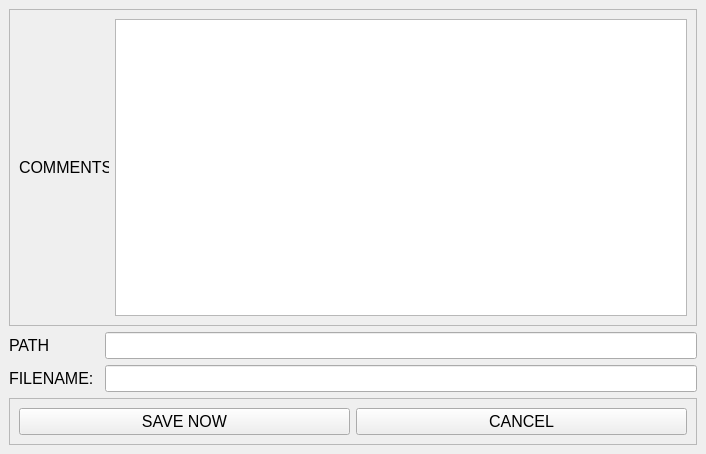
<?xml version="1.0" encoding="UTF-8"?>
<ui version="4.0">
 <class>FileSave</class>
 <widget class="QMainWindow" name="FileSave">
  <property name="geometry">
   <rect>
    <x>0</x>
    <y>0</y>
    <width>706</width>
    <height>454</height>
   </rect>
  </property>
  <property name="windowTitle">
   <string>MainWindow</string>
  </property>
  <widget class="QWidget" name="centralwidget">
   <layout class="QVBoxLayout" name="verticalLayout">
    <item>
     <widget class="QFrame" name="commentFrame">
      <property name="minimumSize">
       <size>
        <width>0</width>
        <height>200</height>
       </size>
      </property>
      <property name="frameShape">
       <enum>QFrame::StyledPanel</enum>
      </property>
      <property name="frameShadow">
       <enum>QFrame::Raised</enum>
      </property>
      <layout class="QHBoxLayout" name="horizontalLayout_7">
       <item>
        <widget class="QLabel" name="label_5">
         <property name="minimumSize">
          <size>
           <width>90</width>
           <height>0</height>
          </size>
         </property>
         <property name="maximumSize">
          <size>
           <width>90</width>
           <height>16777215</height>
          </size>
         </property>
         <property name="baseSize">
          <size>
           <width>0</width>
           <height>200</height>
          </size>
         </property>
         <property name="font">
          <font>
           <pointsize>12</pointsize>
          </font>
         </property>
         <property name="text">
          <string>COMMENTS:</string>
         </property>
        </widget>
       </item>
       <item>
        <widget class="QPlainTextEdit" name="commentsSection">
         <property name="font">
          <font>
           <pointsize>12</pointsize>
          </font>
         </property>
        </widget>
       </item>
      </layout>
     </widget>
    </item>
    <item>
     <layout class="QGridLayout" name="gridLayout">
      <item row="0" column="0">
       <widget class="QLabel" name="label_6">
        <property name="minimumSize">
         <size>
          <width>90</width>
          <height>0</height>
         </size>
        </property>
        <property name="maximumSize">
         <size>
          <width>90</width>
          <height>16777215</height>
         </size>
        </property>
        <property name="font">
         <font>
          <pointsize>12</pointsize>
         </font>
        </property>
        <property name="text">
         <string>PATH</string>
        </property>
       </widget>
      </item>
      <item row="0" column="1">
       <widget class="QLineEdit" name="path_name_entry">
        <property name="font">
         <font>
          <pointsize>12</pointsize>
         </font>
        </property>
       </widget>
      </item>
      <item row="1" column="0">
       <widget class="QLabel" name="label_4">
        <property name="minimumSize">
         <size>
          <width>90</width>
          <height>0</height>
         </size>
        </property>
        <property name="maximumSize">
         <size>
          <width>90</width>
          <height>16777215</height>
         </size>
        </property>
        <property name="font">
         <font>
          <pointsize>12</pointsize>
         </font>
        </property>
        <property name="text">
         <string>FILENAME:</string>
        </property>
       </widget>
      </item>
      <item row="1" column="1">
       <widget class="QLineEdit" name="file_name_entry">
        <property name="font">
         <font>
          <pointsize>12</pointsize>
         </font>
        </property>
       </widget>
      </item>
     </layout>
    </item>
    <item>
     <widget class="QFrame" name="burronFrame">
      <property name="frameShape">
       <enum>QFrame::StyledPanel</enum>
      </property>
      <property name="frameShadow">
       <enum>QFrame::Raised</enum>
      </property>
      <layout class="QHBoxLayout" name="horizontalLayout_5">
       <item>
        <widget class="QPushButton" name="saveNowButton_2">
         <property name="minimumSize">
          <size>
           <width>200</width>
           <height>0</height>
          </size>
         </property>
         <property name="font">
          <font>
           <pointsize>12</pointsize>
          </font>
         </property>
         <property name="text">
          <string>SAVE NOW</string>
         </property>
        </widget>
       </item>
       <item>
        <widget class="QPushButton" name="cancelButton_2">
         <property name="minimumSize">
          <size>
           <width>200</width>
           <height>0</height>
          </size>
         </property>
         <property name="font">
          <font>
           <pointsize>12</pointsize>
          </font>
         </property>
         <property name="text">
          <string>CANCEL</string>
         </property>
        </widget>
       </item>
      </layout>
     </widget>
    </item>
   </layout>
  </widget>
 </widget>
 <resources/>
 <connections/>
</ui>
